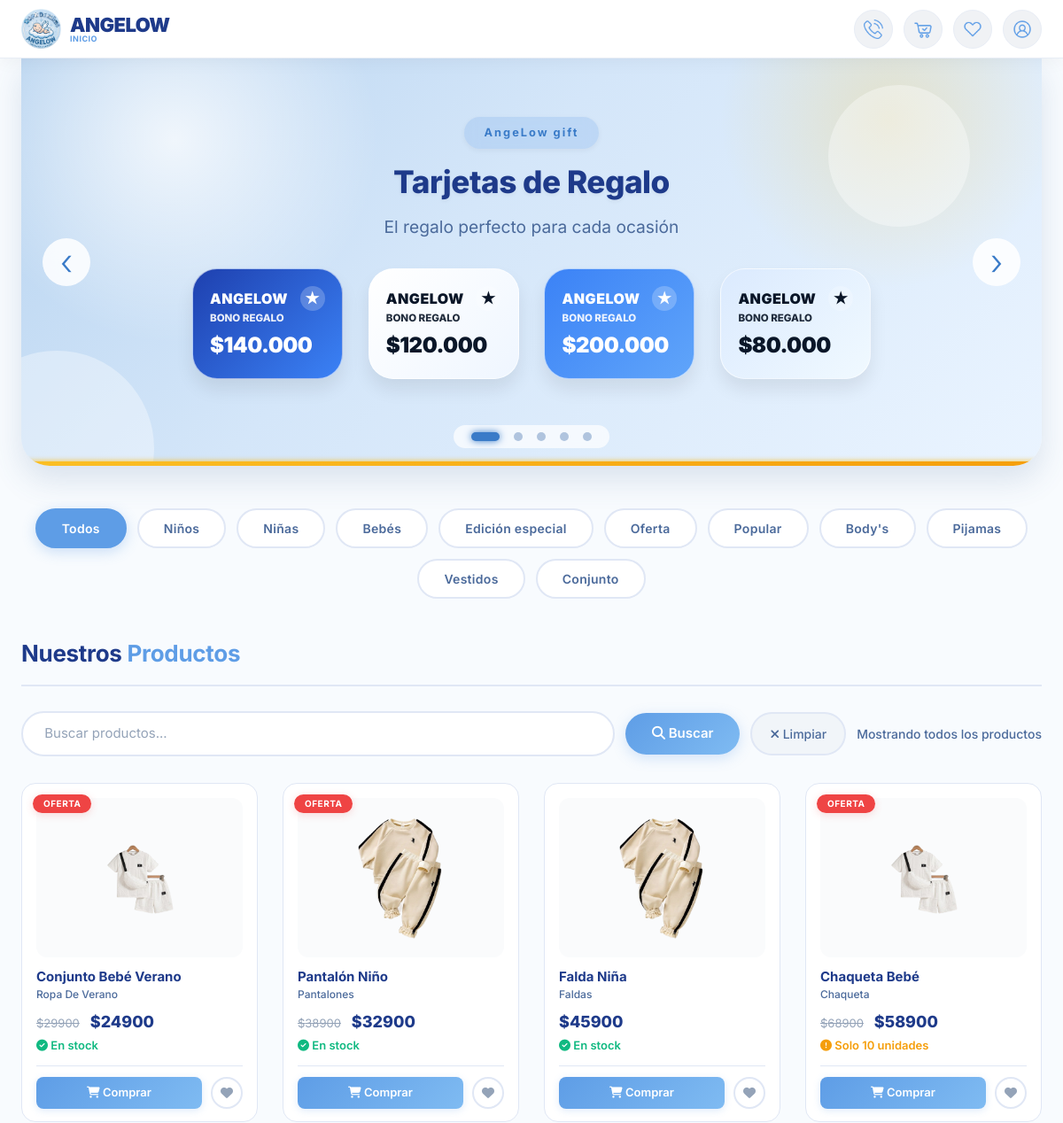
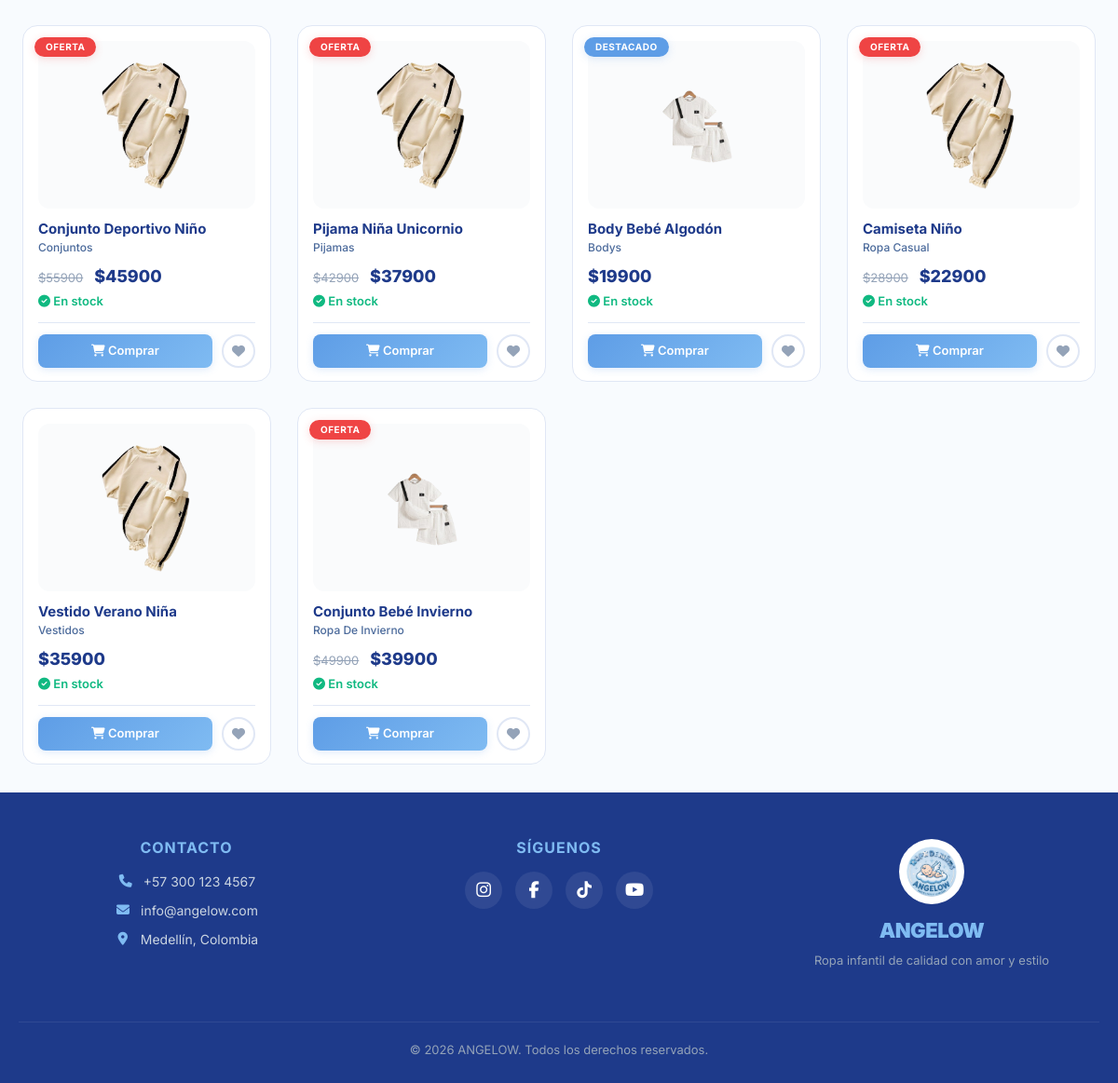
The page / on the database its author committed (2 pictures, top to bottom).
### tienda/models.py (models this page shows, shortened)
class Producto(models.Model):
    nombre = models.CharField(
        max_length=200,
        validators=[validate_no_special_chars],
        help_text='Nombre del producto'
    )
    slug = models.SlugField(
        unique=True,
        blank=True,
        validators=[validate_slug],
        help_text='URL amigable para el producto'
    )
    categoria = models.ForeignKey(
        Categoria,
        on_delete=models.CASCADE,
        related_name='productos',
        help_text='Categoría del producto'
    )
    subcategoria = models.CharField(
        max_length=100,
        blank=True,
        validators=[validate_no_special_chars],
        help_text='Subcategoría del producto'
    )
    precio = models.DecimalField(
        max_digits=10,
        decimal_places=0,
        validators=[MinValueValidator(0)],
        help_text='Precio del producto'
    )
    precio_oferta = models.DecimalField(
        max_digits=10,
        decimal_places=0,
        blank=True,
        null=True,
        validators=[MinValueValidator(0)],
        help_text='Precio en oferta (si aplica)'
    )
    descripcion = models.TextField(
        help_text='Descripción detallada del producto'
    )
    caracteristicas = models.JSONField(
        default=list,
        blank=True,
        help_text='Lista de características del producto'
    )
    tallas = models.JSONField(
        default=list,
        validators=[validate_tallas],
        help_text='Lista de tallas disponibles (ej: ["S", "M", "L"])'
    )
    stock = models.PositiveIntegerField(
        default=0,
        help_text='Cantidad disponible en inventario'
    )
    stock_minimo = models.PositiveIntegerField(
        default=5,
        help_text='Stock mínimo para alerta'
    )
    imagen_principal = models.ImageField(
        upload_to='productos/',
        blank=True,
        null=True,
        help_text='Imagen principal del producto'
    )
    imagenes = models.JSONField(
        default=list,
        blank=True,
        help_text='Lista de URLs de imágenes adicionales'
    )
    rating = models.FloatField(
        default=0,
        validators=[MinValueValidator(0), MaxValueValidator(5)],
        help_text='Calificación promedio del producto (0-5)'
    )
    reseñas = models.PositiveIntegerField(
        default=0,
        help_text='Número total de reseñas'
    )
    es_destacado = models.BooleanField(
        default=False,
        help_text='Indica si el producto está destacado'
    )
    es_nuevo = models.BooleanField(
        default=False,
        help_text='Indica si el producto es nuevo'
    )
    esta_activo = models.BooleanField(
        default=True,
        help_text='Indica si el producto está activo'
    )
    fecha_creacion = models.DateTimeField(
        auto_now_add=True,
        help_text='Fecha de creación'
    )
    fecha_actualizacion = models.DateTimeField(
        auto_now=True,
        help_text='Última actualización'
    )
    class Meta:
        verbose_name = "Producto"
        verbose_name_plural = "Productos"
        ordering = ['-fecha_creacion']
        indexes = [
            models.Index(fields=['slug']),
            models.Index(fields=['categoria', 'esta_activo']),
            models.Index(fields=['es_destacado']),
            models.Index(fields=['es_nuevo']),
            models.Index(fields=['-rating']),
        ]
    def get_imagen_principal_url(self):
        if self.imagen_principal:
            return self.imagen_principal.url
        mapping = {
            'conjunto deportivo': 'conjunto_Deportive.png',
            'deportivo': 'conjunto_Deportive.png',
            'conjunto size': 'conjunto_size.png',
            'size': 'conjunto_size.png',
            'jogger': 'conjunto_jhogger.png',
            'jogger premium': 'conjunto_jhogger.png',
            'vestido': 'vestido_verano.png',
            'vestido verano': 'vestido_verano.png',
            'body': 'conjunto_size.png',
            'body niño': 'conjunto_size.png',
            'conjunto infantil': 'conjunto_Deportive.png',
            'set bebe': 'conjunto_size.png',
            'set bebé': 'conjunto_size.png',
            'set falda': 'vestido_verano.png',
            'body negro': 'conjunto_size.png',
        }
        nombre_lower = self.nombre.lower()
        for key, filename in mapping.items():
            if key in nombre_lower:
                return f'/static/img/productos/{filename}'
        if self.categoria:
            cat_mapping = {
                'niños': 'conjunto_Deportive.png',
                'niñas': 'vestido_verano.png',
                'bebés': 'conjunto_size.png',
                'bebes': 'conjunto_size.png',
            }
            cat_lower = self.categoria.nombre.lower()
            for key, filename in cat_mapping.items():
                if key in cat_lower:
                    return f'/static/img/productos/{filename}'
        return '/static/img/productos/default.jpg'

class Categoria(models.Model):
    nombre = models.CharField(
        max_length=100,
        unique=True,
        validators=[validate_no_special_chars],
        help_text='Nombre de la categoría'
    )
    slug = models.SlugField(
        unique=True,
        blank=True,
        validators=[validate_slug],
        help_text='URL amigable para la categoría'
    )
    descripcion = models.TextField(
        blank=True,
        null=True,
        help_text='Descripción de la categoría'
    )
    icono = models.CharField(
        max_length=50,
        blank=True,
        null=True,
        help_text='Clase de Font Awesome (ej: fa-tshirt)'
    )
    imagen = models.ImageField(
        upload_to='categorias/',
        blank=True,
        null=True,
        help_text='Imagen representativa de la categoría'
    )
    orden = models.PositiveIntegerField(
        default=0,
        help_text='Orden de visualización'
    )
    es_activa = models.BooleanField(
        default=True,
        help_text='Indica si la categoría está activa'
    )
    fecha_creacion = models.DateTimeField(
        auto_now_add=True,
        help_text='Fecha de creación'
    )
    fecha_actualizacion = models.DateTimeField(
        auto_now=True,
        help_text='Última actualización'
    )
    class Meta:
        verbose_name = "Categoría"
        verbose_name_plural = "Categorías"
        ordering = ['orden', 'nombre']
        indexes = [
            models.Index(fields=['slug']),
            models.Index(fields=['es_activa']),
        ]

### website/views.py (the view, shortened to what this page needs)
# urls.py: path('', views.home, name='home'),
@never_cache
def home(request):
    query = request.GET.get('q', '').strip()
    productos = Producto.objects.filter(esta_activo=True)
    productos = productos.order_by('-fecha_creacion')
    productos_destacados = productos.filter(es_destacado=True)[:4]
    favoritos_ids = []
    if request.user.is_authenticated:
        favoritos_ids = list(Favorito.objects.filter(
            usuario=request.user
        ).values_list('producto_id', flat=True))
    productos_json = []
    for p in productos:
        productos_json.append({
            'id': p.id,
            'nombre': p.nombre,
            'slug': p.slug,
            'precio': float(p.precio),
            'stock': p.stock,
            'tallas': p.tallas,
            'categoria': {'nombre': p.categoria.nombre},
            'subcategoria': p.subcategoria,
            'imagen_principal': p.imagen_principal.url if p.imagen_principal else None,
            'es_destacado': p.es_destacado,
            'precio_oferta': float(p.precio_oferta) if p.precio_oferta else None,
        })
    context = {
        'productos': productos,
        'productos_destacados': productos_destacados,
        'productos_json': json.dumps(productos_json),
        'busqueda': query,
        'favoritos_ids': favoritos_ids,
    }
    return render(request, 'website/home.html', context)

### website/templates/website/home.html (shortened to what this page needs)
{% extends 'website/base.html' %}
{% load static %}
{% block content %}
<div class="page-wrapper">
    <section class="hero-carousel" id="heroCarouselSection">
        <div class="carousel-container" id="heroCarouselContainer">
        </div>
    </section>
    <div class="categories-wrapper">
        <div class="categories-scroll" id="categoriesList">
            <span class="category-pill active" data-categoria="todos" onclick="filterByCategory('todos')">Todos</span>
            <span class="category-pill" data-categoria="niños" onclick="filterByCategory('niños')">Niños</span>
            <span class="category-pill" data-categoria="niñas" onclick="filterByCategory('niñas')">Niñas</span>
            <span class="category-pill" data-categoria="bebés" onclick="filterByCategory('bebés')">Bebés</span>
            <span class="category-pill" data-categoria="edicion-especial" onclick="filterByCategory('edicion-especial')">Edición especial</span>
            <span class="category-pill" data-categoria="oferta" onclick="filterByCategory('oferta')">Oferta</span>
            <span class="category-pill" data-categoria="popular" onclick="filterByCategory('popular')">Popular</span>
            <span class="category-pill" data-categoria="bodys" onclick="filterByCategory('bodys')">Body's</span>
            <span class="category-pill" data-categoria="pijamas" onclick="filterByCategory('pijamas')">Pijamas</span>
            <span class="category-pill" data-categoria="vestidos" onclick="filterByCategory('vestidos')">Vestidos</span>
            <span class="category-pill" data-categoria="conjunto" onclick="filterByCategory('conjunto')">Conjunto</span>
        </div>
    </div>
    <div class="section-header">
        <h2 class="section-title-products">Nuestros <span>Productos</span></h2>
    </div>
    <div class="search-bar">
        <input type="text" id="searchInput" placeholder=" Buscar productos..." autocomplete="off" value="{{ busqueda|default:'' }}">
        <button class="search-btn" id="searchBtn"><i class="fas fa-search"></i> Buscar</button>
        <button class="clear-btn" id="clearSearchBtn"><i class="fas fa-times"></i> Limpiar</button>
        <span class="search-results-count" id="resultsCount">
        </span>
    </div>
    <div class="products-grid" id="productsGrid">
        {% if productos %}
            {% for producto in productos %}
            <div class="product-card" data-categoria="{{ producto.categoria.nombre|lower }}" data-id="{{ producto.id }}" data-nombre="{{ producto.nombre|lower }}" data-subcategoria="{{ producto.subcategoria|lower }}">
                {% if producto.precio_oferta %}
                    <span class="badge-top oferta">Oferta</span>
                {% elif producto.es_nuevo %}
                    <span class="badge-top nuevo">Nuevo</span>
                {% elif producto.es_destacado %}
                    <span class="badge-top">Destacado</span>
                {% endif %}
                <img src="{{ producto.get_imagen_principal_url }}" class="product-card-img" alt="{{ producto.nombre }}" loading="lazy" onerror="this.src='{% static 'img/productos/default.jpg' %}'">
                <h3 class="product-name">{{ producto.nombre }}</h3>
                <p class="product-category">{{ producto.subcategoria|default:producto.categoria.nombre }}</p>
                <div class="product-price">
                    {% if producto.precio_oferta %}
                        <span class="old-price">${{ producto.precio|floatformat:0 }}</span>
                        ${{ producto.precio_oferta|floatformat:0 }}
                    {% else %}
                        ${{ producto.precio|floatformat:0 }}
                    {% endif %}
                </div>
                <div class="product-stock">
                    {% if producto.stock > 10 %}
                        <span class="in-stock"><i class="fas fa-check-circle"></i> En stock</span>
                    {% elif producto.stock > 0 %}
                        <span class="low-stock"><i class="fas fa-exclamation-circle"></i> Solo {{ producto.stock }} unidades</span>
                    {% else %}
                        <span class="out-of-stock"><i class="fas fa-times-circle"></i> Sin stock</span>
                    {% endif %}
                </div>
                <div class="product-actions">
                    <button class="btn-buy" onclick="addToCart({{ producto.id }}, event)" {% if producto.stock == 0 %}disabled{% endif %}>
                        <i class="fas fa-shopping-cart"></i> Comprar
                    </button>
                    <button class="btn-fav {% if producto.id in favoritos_ids %}active{% endif %}" onclick="toggleFavorite({{ producto.id }}, event)" data-id="{{ producto.id }}">
                        <i class="fas fa-heart"></i>
                    </button>
                </div>
                <div style="position:absolute; inset:0; cursor:pointer; z-index:1;" onclick="window.location.href='{% url 'tienda:detalle_producto' producto.slug %}'"></div>
            </div>
            {% endfor %}
        {% else %}
            <div class="no-results">
                <i class="fas fa-box-open"></i>
                <p>No hay productos disponibles en este momento</p>
            </div>
        {% endif %}
    </div>
</div>
{% endblock %}

### rows shown on the page
Producto: shows "OFERTA", nombre "Conjunto Bebé Verano", subcategoria "Ropa De Verano", precio "29900", precio_oferta "24900", stock "En stock"
Producto: shows "OFERTA", nombre "Pantalón Niño", subcategoria "Pantalones", precio "38900", precio_oferta "32900", stock "En stock"
Producto: nombre "Falda Niña", subcategoria "Faldas", precio "45900", stock "En stock"
Producto: shows "OFERTA", nombre "Chaqueta Bebé", subcategoria "Chaqueta", precio "68900", precio_oferta "58900", stock "10"
Producto: shows "OFERTA", nombre "Conjunto Deportivo Niño", subcategoria "Conjuntos", precio "55900", precio_oferta "45900", stock "En stock"
Producto: shows "OFERTA", nombre "Pijama Niña Unicornio", subcategoria "Pijamas", precio "42900", precio_oferta "37900", stock "En stock"
Producto: es_nuevo "DESTACADO", nombre "Body Bebé Algodón", subcategoria "Bodys", precio "19900", stock "En stock"
Producto: shows "OFERTA", nombre "Camiseta Niño", subcategoria "Ropa Casual", precio "28900", precio_oferta "22900", stock "En stock"
Producto: nombre "Vestido Verano Niña", subcategoria "Vestidos", precio "35900", stock "En stock"
Producto: shows "OFERTA", nombre "Conjunto Bebé Invierno", subcategoria "Ropa De Invierno", precio "49900", precio_oferta "39900", stock "En stock"
